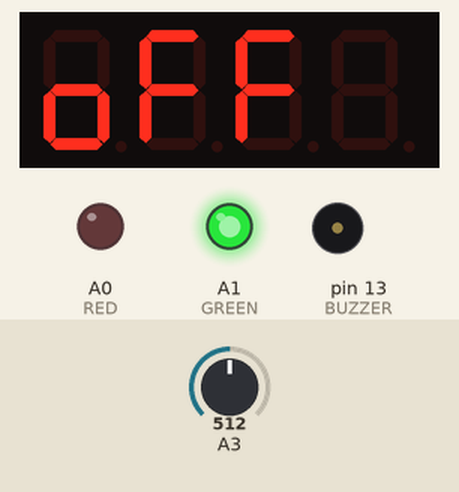
This sketch was run on a simulated Arduino Uno, built with avr-gcc and run on an emulated ATmega328P. Shown: 4-digit seven-segment display, output pins drawn as LEDs (lit = HIGH), buzzer (waves = sounding). The test bench sets the inputs (shaded band); at power-on: A3 = 512.

Above: at 1.2 s.
1.3 s: A3 set to 660
2.8 s: A3 set to 686
At 4.3 s:
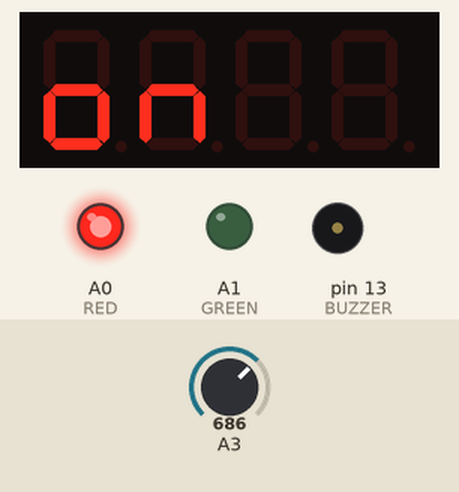
4.6 s: A3 set to 831
6.1 s: A3 set to 843
At 6.27 s:
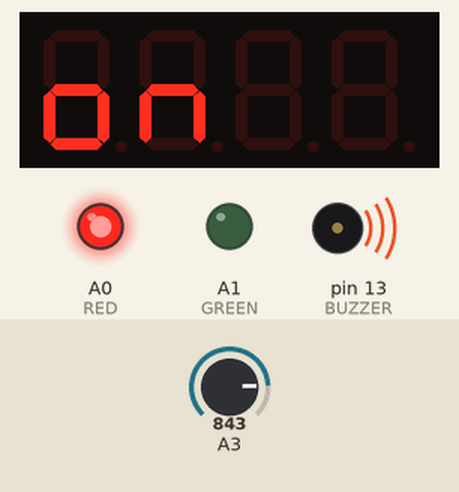
7.9 s: A3 set to 683
At 8.07 s:
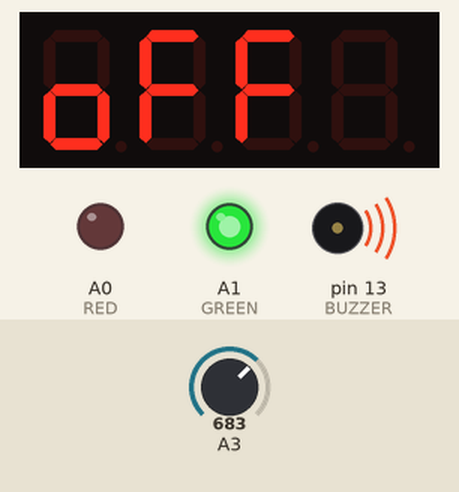
9.7 s: A3 set to 853
At 10.9 s:
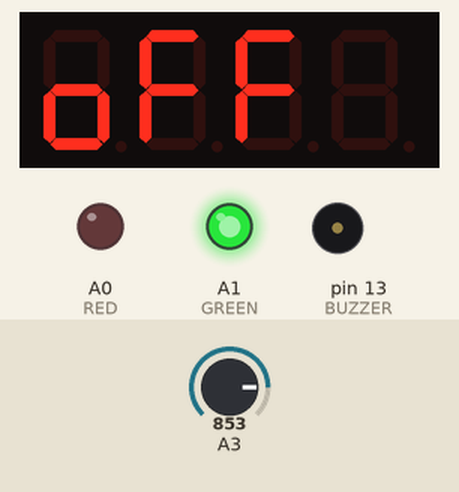
Timing chart, 0 to 12.5 s (numbered marks = the images above; inputs shaded):
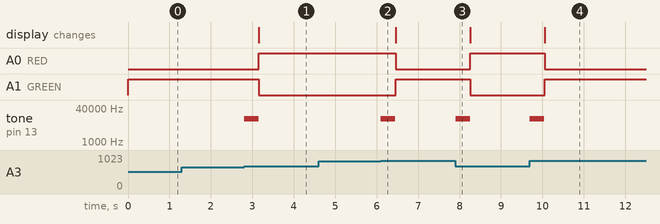

The sketch:

etapa1.ino
```cpp
#include <ShiftDisplay.h>

#define RED A0
#define GREEN A1
#define BUZZER 13

int valorLido, on = -1, armado=-1;

ShiftDisplay display(COMMON_CATHODE, 4);

void setup() {
  pinMode(RED, OUTPUT);
  pinMode(GREEN, OUTPUT);
  pinMode(BUZZER, OUTPUT);

  pinMode(A3, INPUT);

  digitalWrite(A1, 1);
}

void loop() {
  valorLido = analogRead(A3);

  if (on == 1) {
    armado = 1;

    display.set("on");

    digitalWrite(RED, 1);
    digitalWrite(GREEN, 0);
  }else if (on == 0) {
    armado = 0;

    display.set("off");

    digitalWrite(RED, 0);
    digitalWrite(GREEN, 1);
  } else if (on == -1) {
    display.set("off");
  }

  if (valorLido >= 673 && valorLido <= 693) {
    on = 1;
    if (armado != 1) {
      tone(BUZZER, 12570);
      delay(350);
      noTone(BUZZER);
    }
  }else if (valorLido >= 843 && valorLido <= 853) {
    on = 0;
    if (armado != 0) {
      tone(BUZZER, 12570);
      delay(350);
      noTone(BUZZER);
    }
  }
  display.show();
}
```

Measured:
- the behaviour switches between 672 and 673 on A3 (found by bisection; images 0 and 1)
- the behaviour switches between 842 and 843 on A3 (found by bisection; images 1 and 2)
- after the input at 1.3 s, every drawn part: stays the same
- after the input at 2.8 s, A0 (RED): LOW → HIGH after 0.36 s; A1 (GREEN): HIGH → LOW after 0.36 s; tone on pin 13 (BUZZER): silent → 12570 Hz at once, → silent 0.35 s later; the display: changes after 0.36 s (image 1)
- after the input at 4.6 s, every drawn part: stays the same
- after the input at 6.1 s, A0 (RED): HIGH → LOW after 0.36 s; A1 (GREEN): LOW → HIGH after 0.36 s; tone on pin 13 (BUZZER): silent → 12570 Hz at once, → silent 0.35 s later
- after the input at 7.9 s, A0 (RED): LOW → HIGH after 0.36 s; A1 (GREEN): HIGH → LOW after 0.36 s; tone on pin 13 (BUZZER): silent → 12570 Hz at once, → silent 0.35 s later
- after the input at 9.7 s, A0 (RED): HIGH → LOW after 0.35 s; A1 (GREEN): LOW → HIGH after 0.35 s; tone on pin 13 (BUZZER): silent → 12570 Hz at once, → silent 0.35 s later; the display: changes after 0.35 s (image 4)
